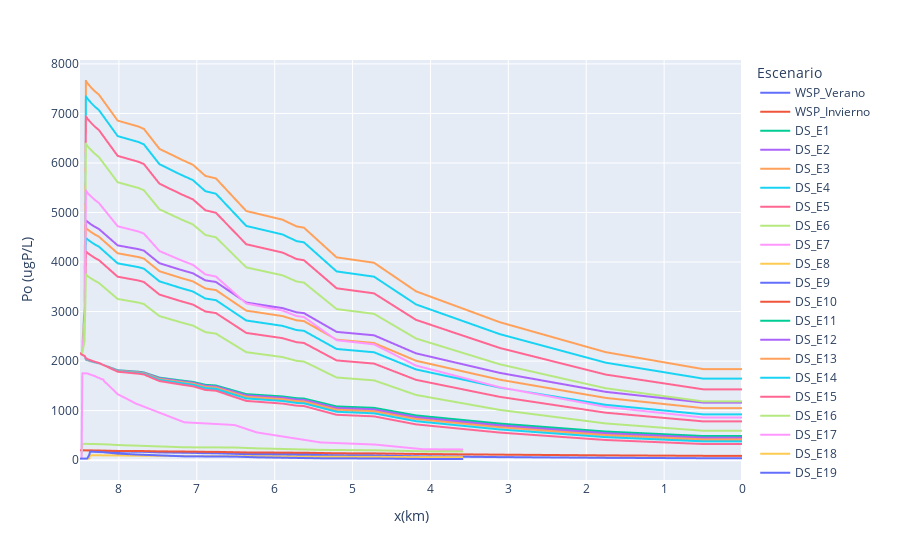

The notebook cell this image was saved under:
### Code cell
fig = px.line(df_concat,x="x(km)",y=Contaminantes[3],color="Escenario")
fig['layout']['xaxis']['autorange'] = "reversed"
fig
